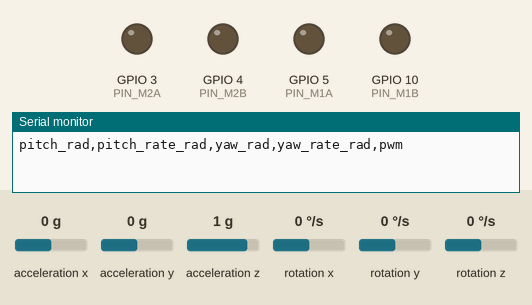
A sketch run on a simulated ESP32-S3. On the bench: output pins drawn as LEDs (lit = HIGH), the last lines printed to the serial monitor. Wiring (inferred from the names in the program): MPU-6050 motion sensor at I2C address 0x68. Inputs (shaded band) come from the test bench; at power-on: acceleration x 0 g, rotation y 0 °/s, acceleration z 1 g, acceleration y 0 g, rotation x 0 °/s, rotation z 0 °/s.

Above: at 1.0 s.
4.2 s: acceleration x set to -1.4 g
6.5 s: rotation y set to -192 °/s
At 7.16 s:
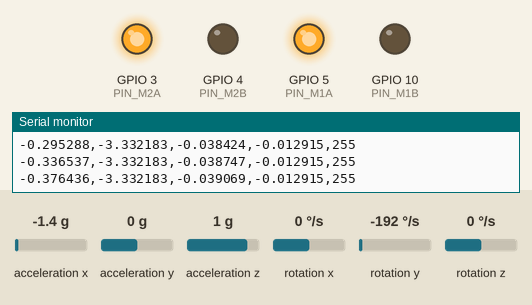
8.8 s: rotation y set to 100 °/s
At 9.25 s:
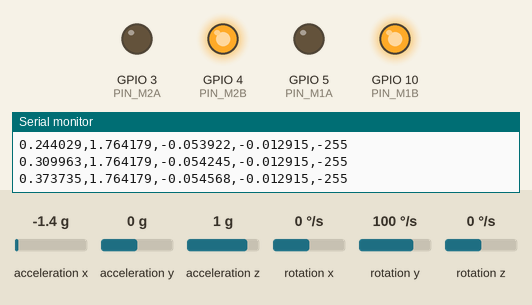
10.8 s: acceleration x set to 0.8 g
13.8 s: acceleration x set to 1 g
At 15.3 s:
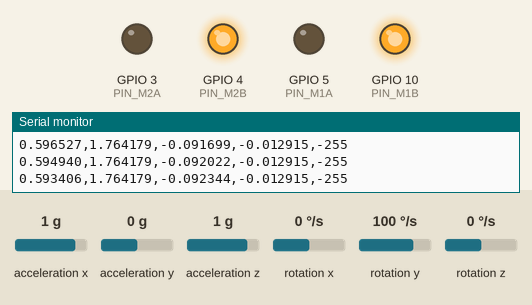
16.5 s: acceleration z set to 0 g
At 19.2 s:
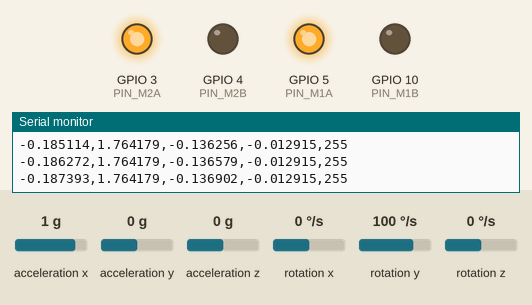
Timing chart, 0 to 20.5 s (numbered marks = the images above; inputs shaded):
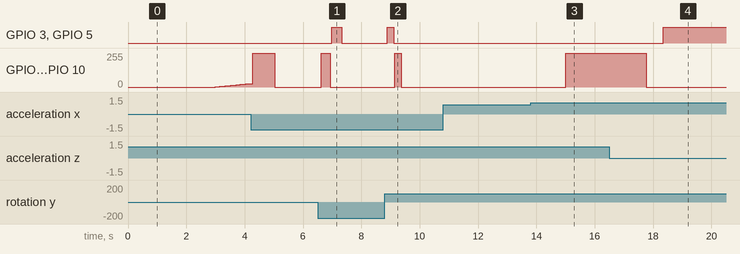

Measured:
- after the input at 6.5 s, GPIO 3 (PIN_M2A), GPIO 5 (PIN_M1A): LOW → HIGH after 0.49 s, → LOW 0.34 s later; GPIO 4 (PIN_M2B), GPIO 10 (PIN_M1B): 0/255 → 255/255 after 0.13 s, → 0/255 0.30 s later
- after the input at 8.8 s, GPIO 3 (PIN_M2A), GPIO 5 (PIN_M1A): LOW → HIGH after 0.09 s, → LOW 0.21 s later; GPIO 4 (PIN_M2B), GPIO 10 (PIN_M1B): 0/255 → 255/255 after 0.35 s, → 0/255 0.22 s later
- after the input at 10.8 s, every drawn part: stays the same
- after the input at 13.8 s, GPIO 4 (PIN_M2B), GPIO 10 (PIN_M1B): 0/255 → 255/255 after 1.2 s
- after the input at 16.5 s, GPIO 3 (PIN_M2A), GPIO 5 (PIN_M1A): LOW → HIGH after 1.8 s; GPIO 4 (PIN_M2B), GPIO 10 (PIN_M1B): 255/255 → 0/255 after 1.3 s

The sketch:

balancebot_PD_v2_logger.ino
```cpp
/*  ============================================================
    balancebot_PD_v2_logger.ino
    PD balance robot with CSV data logging for BC training

    Based on balancebot_PD_v2.ino — three additions only:
      1. LOG_MODE flag — set true to enable CSV streaming
      2. CSV format: pitch_rad,pitch_rate_rad,yaw_rad,yaw_rate_rad,pwm
      3. Logging throttled to every 5th tick (40Hz) so 200Hz
         control loop is never slowed by Serial writes

    HOW TO USE:
      1. Set LOG_MODE = true
      2. Flash to ESP32
      3. Stand robot upright, let it balance
      4. Open Arduino Serial Monitor at 115200 OR
         run collect_data.py on PC to save to CSV file
      5. Collect at least 5 minutes of data (12,000 samples at 40Hz)
      6. Set LOG_MODE = false, reflash for normal use

    CSV columns (all in radians / radians per second):
      pitch      — Kalman angle output, converted from degrees
      pitch_rate — gyro Y, converted from deg/s
      yaw        — integrated gyro Z
      yaw_rate   — gyro Z, converted from deg/s
      pwm        — PID motor output [-255, 255]

    Units are radians because that is what the RPi PPO/BC
    policy expects. Conversion happens here, not on RPi.
    ============================================================ */

#include <Wire.h>
#include <math.h>

// ─── Set true to stream CSV, false for normal debug output ───────
#define LOG_MODE  true
#define LOG_EVERY 5        // log every Nth tick (5 = 40Hz at 200Hz loop)

// ─── Pins ────────────────────────────────────────────────────────
#define CUSTOM_SDA_PIN  6
#define CUSTOM_SCL_PIN  7
#define PIN_M1A         5
#define PIN_M1B         10
#define PIN_M2A         3
#define PIN_M2B         4

#define PWM_FREQ        20000
#define PWM_RESOLUTION  8
#define MPU6050_ADDRESS 0x68

// ─── Timing ──────────────────────────────────────────────────────
const float dt = 0.005;    // 200Hz
uint32_t LoopTimer;
int tickCount = 0;

// ─── IMU ─────────────────────────────────────────────────────────
int16_t AccXLSB, AccYLSB, AccZLSB;
int16_t GyroXLSB, GyroYLSB, GyroZLSB;
float AccX, AccY, AccZ;
float RateRoll, RatePitch, RateYaw;
float AnglePitch;

// ─── Calibration ─────────────────────────────────────────────────
float RateCalibrationRoll  = -3.57;
float RateCalibrationPitch = -1.08;
float RateCalibrationYaw   =  0.74;
float AccXCalibration      =  0.00;
float AccYCalibration      =  0.01;
float AccZCalibration      = -0.03;

// ─── Kalman ──────────────────────────────────────────────────────
float KalmanAnglePitch            = 0;
float KalmanUncertaintyAnglePitch = 4;
float Kalman1DOutput[2]           = {0, 0};

void kalman_1d(float& KalmanState, float& KalmanUncertainty,
               float KalmanInput, float KalmanMeasurement)
{
    KalmanState       = KalmanState + dt * KalmanInput;
    KalmanUncertainty = KalmanUncertainty + dt * dt * 4 * 4;
    float KalmanGain  = KalmanUncertainty / (KalmanUncertainty + 3 * 3);
    KalmanState       = KalmanState + KalmanGain * (KalmanMeasurement - KalmanState);
    KalmanUncertainty = (1 - KalmanGain) * KalmanUncertainty;
    Kalman1DOutput[0] = KalmanState;
    Kalman1DOutput[1] = KalmanUncertainty;
}

// ─── PID — your tuned values, unchanged ──────────────────────────
float P_gain         = 40.0;
float I_gain         = 20.0;
float D_gain         = 0.07;
float DesiredAnglePitch = 0.0;

float Error = 0, PrevError = 0, PrevIterm = 0;
float MotorOutput = 0;
float filteredDterm = 0;
const float DTERM_FILTER_ALPHA = 0.80;

// ─── Yaw integration (for logging) ───────────────────────────────
float yaw_rad = 0;

// ─── Safety ──────────────────────────────────────────────────────
const float FALL_ANGLE_DEG = 35.0;


// ================================================================
//  IMU READ
// ================================================================
void read_imu()
{
    Wire.beginTransmission(MPU6050_ADDRESS);
    Wire.write(0x3B);
    Wire.endTransmission();
    Wire.requestFrom(MPU6050_ADDRESS, 6);
    AccXLSB = Wire.read() << 8 | Wire.read();
    AccYLSB = Wire.read() << 8 | Wire.read();
    AccZLSB = Wire.read() << 8 | Wire.read();

    Wire.beginTransmission(MPU6050_ADDRESS);
    Wire.write(0x43);
    Wire.endTransmission();
    Wire.requestFrom(MPU6050_ADDRESS, 6);
    GyroXLSB = Wire.read() << 8 | Wire.read();
    GyroYLSB = Wire.read() << 8 | Wire.read();
    GyroZLSB = Wire.read() << 8 | Wire.read();

    RateRoll  = (float)GyroXLSB / 65.5 - RateCalibrationRoll;
    RatePitch = (float)GyroYLSB / 65.5 - RateCalibrationPitch;
    RateYaw   = (float)GyroZLSB / 65.5 - RateCalibrationYaw;

    AccX = (float)AccXLSB / 4096.0 - AccXCalibration;
    AccY = (float)AccYLSB / 4096.0 - AccYCalibration;
    AccZ = (float)AccZLSB / 4096.0 - AccZCalibration;

    AnglePitch = -atan(AccX / sqrt(AccY * AccY + AccZ * AccZ)) * 57.29578;

    // Yaw integration (degrees → radians)
    yaw_rad += (RateYaw * (PI / 180.0)) * dt;
    if (yaw_rad >  PI) yaw_rad -= 2.0 * PI;
    if (yaw_rad < -PI) yaw_rad += 2.0 * PI;
}


// ================================================================
//  MOTOR HELPERS
// ================================================================
float constrain_float(float v, float lo, float hi) {
    return v < lo ? lo : v > hi ? hi : v;
}

void set_motor_left(int pwm) {
    pwm = (int)constrain_float(pwm, -255, 255);
    uint32_t duty = abs(pwm);
    if      (pwm > 0) { ledcWrite(PIN_M1A, duty); ledcWrite(PIN_M1B, 0);    }
    else if (pwm < 0) { ledcWrite(PIN_M1A, 0);    ledcWrite(PIN_M1B, duty); }
    else              { ledcWrite(PIN_M1A, 0);    ledcWrite(PIN_M1B, 0);    }
}

void set_motor_right(int pwm) {
    pwm = (int)constrain_float(pwm, -255, 255);
    uint32_t duty = abs(pwm);
    if      (pwm > 0) { ledcWrite(PIN_M2A, duty); ledcWrite(PIN_M2B, 0);    }
    else if (pwm < 0) { ledcWrite(PIN_M2A, 0);    ledcWrite(PIN_M2B, duty); }
    else              { ledcWrite(PIN_M2A, 0);    ledcWrite(PIN_M2B, 0);    }
}

void motors_stop() {
    ledcWrite(PIN_M1A, 0); ledcWrite(PIN_M1B, 0);
    ledcWrite(PIN_M2A, 0); ledcWrite(PIN_M2B, 0);
}


// ================================================================
//  SETUP
// ================================================================
void setup()
{
    Serial.begin(115200);
    delay(500);

    Wire.setClock(400000);
    Wire.begin(CUSTOM_SDA_PIN, CUSTOM_SCL_PIN);
    delay(250);

    Wire.beginTransmission(MPU6050_ADDRESS);
    Wire.write(0x6B); Wire.write(0x00);
    Wire.endTransmission();
    delay(100);

    Wire.beginTransmission(MPU6050_ADDRESS);
    Wire.write(0x1C); Wire.write(0x10);   // ±8g
    Wire.endTransmission();

    Wire.beginTransmission(MPU6050_ADDRESS);
    Wire.write(0x1B); Wire.write(0x08);   // ±500°/s
    Wire.endTransmission();
    delay(100);

    ledcAttach(PIN_M1A, PWM_FREQ, PWM_RESOLUTION);
    ledcAttach(PIN_M1B, PWM_FREQ, PWM_RESOLUTION);
    ledcAttach(PIN_M2A, PWM_FREQ, PWM_RESOLUTION);
    ledcAttach(PIN_M2B, PWM_FREQ, PWM_RESOLUTION);
    motors_stop();

    if (LOG_MODE) {
        // Print CSV header so collect_data.py knows column names
        Serial.println("pitch_rad,pitch_rate_rad,yaw_rad,yaw_rate_rad,pwm");
    } else {
        Serial.println("balancebot_PD_v2 — normal mode");
    }

    delay(2000);    // time to stand robot up
    LoopTimer = micros();
}


// ================================================================
//  MAIN LOOP — 200Hz
// ================================================================
void loop()
{
    if (micros() - LoopTimer < (uint32_t)(dt * 1000000)) return;
    LoopTimer = micros();
    tickCount++;

    // ── 1. IMU ─────────────────────────────────────────────────
    read_imu();

    // ── 2. Kalman ──────────────────────────────────────────────
    kalman_1d(KalmanAnglePitch, KalmanUncertaintyAnglePitch,
              RatePitch, AnglePitch);
    KalmanAnglePitch            = Kalman1DOutput[0];
    KalmanUncertaintyAnglePitch = Kalman1DOutput[1];
    KalmanAnglePitch = constrain_float(KalmanAnglePitch, -45, 45);

    // ── 3. Safety ──────────────────────────────────────────────
    if (fabs(KalmanAnglePitch) > FALL_ANGLE_DEG) {
        motors_stop();
        PrevError = PrevIterm = filteredDterm = 0;
        while (micros() - LoopTimer < (uint32_t)(dt * 1000000));
        LoopTimer = micros();
        return;
    }

    // ── 4. PID ─────────────────────────────────────────────────
    Error = DesiredAnglePitch - KalmanAnglePitch;

    float Pterm = P_gain * Error;

    float Iterm = PrevIterm + I_gain * (Error + PrevError) * dt / 2.0;
    Iterm = constrain_float(Iterm, -100, 100);

    float DtermRaw = D_gain * RatePitch;
    filteredDterm  = DTERM_FILTER_ALPHA * DtermRaw
                   + (1.0 - DTERM_FILTER_ALPHA) * filteredDterm;

    MotorOutput = constrain_float(Pterm + Iterm - filteredDterm, -255, 255);

    PrevError = Error;
    PrevIterm = Iterm;

    int pwmCmd = (int)MotorOutput;

    // ── 5. Motors ──────────────────────────────────────────────
    set_motor_left(pwmCmd);
    set_motor_right(pwmCmd);

    // ── 6. Log or debug ────────────────────────────────────────
    if (tickCount % LOG_EVERY == 0) {
        if (LOG_MODE) {
            // CSV — only log when actively balancing (not fallen)
            // Columns: pitch_rad, pitch_rate_rad, yaw_rad, yaw_rate_rad, pwm
            const float D2R = PI / 180.0;
            Serial.print(KalmanAnglePitch * D2R,  6); Serial.print(',');
            Serial.print(RatePitch        * D2R,  6); Serial.print(',');
            Serial.print(yaw_rad,                 6); Serial.print(',');
            Serial.print(RateYaw          * D2R,  6); Serial.print(',');
            Serial.println(pwmCmd);
        } else {
            Serial.print("Angle: ");    Serial.print(KalmanAnglePitch);
            Serial.print(" | Error: "); Serial.print(Error);
            Serial.print(" | Pterm: "); Serial.print(Pterm);
            Serial.print(" | Iterm: "); Serial.print(Iterm);
            Serial.print(" | Dterm: "); Serial.print(filteredDterm);
            Serial.print(" | PWM: ");   Serial.println(pwmCmd);
        }
    }
}
```
